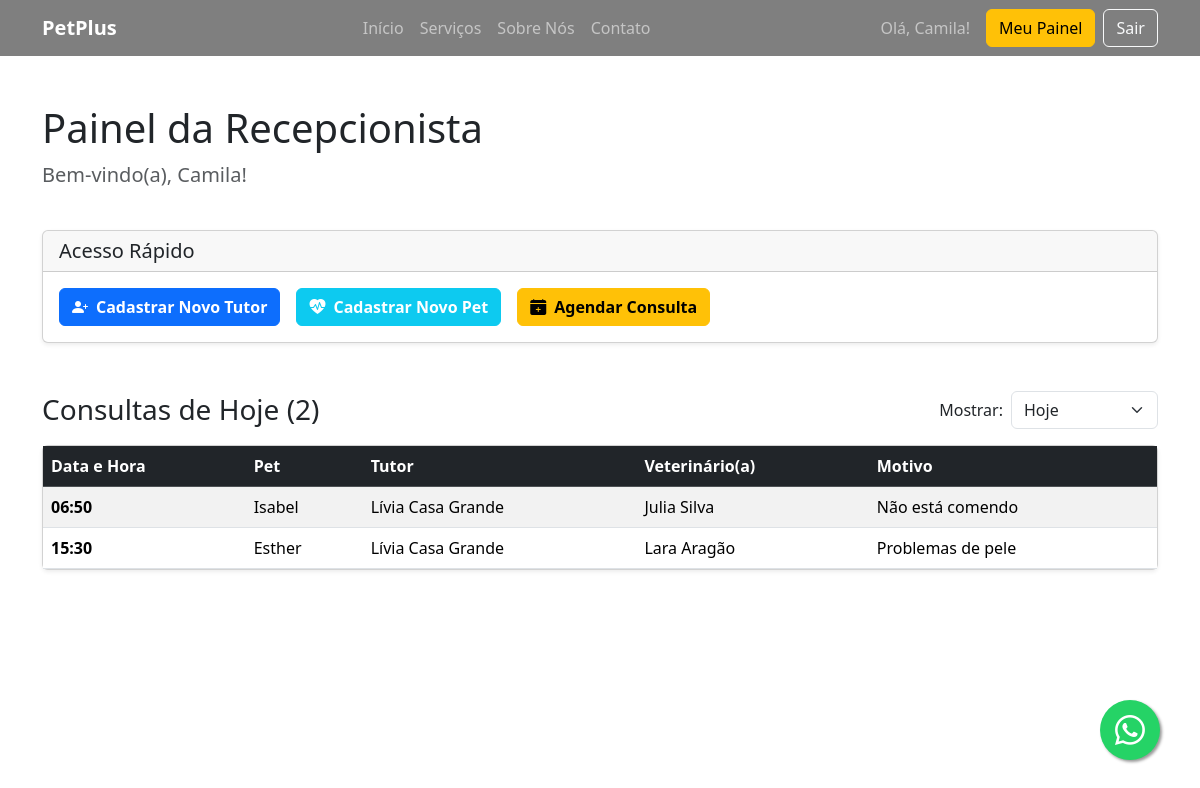
The app's page /painel/recepcionista/ (signed in) with its own data.
### core/models.py (models this page shows, shortened)
class Usuario(AbstractUser):
    email = models.EmailField(unique=True)
    SEXO = [
        ('M', 'Masculino'),
        ('F', 'Feminino'),
        ('O', 'Outros'),
    ]
    cpf = models.CharField(max_length=11, unique=True, blank=False, null=False)
    telefone = models.CharField(max_length=15)
    data_nascimento = models.DateField(null=True, blank=True)
    sexo = models.CharField(max_length=1, choices=SEXO)
    endereco = models.TextField(blank=False, null=False)

class Consulta(models.Model):
    animal = models.ForeignKey(Animal, on_delete=models.CASCADE)
    veterinario = models.ForeignKey(
        settings.AUTH_USER_MODEL,
        on_delete=models.SET_NULL,
        null=True,
        limit_choices_to={'groups__name' : 'Veterinarios'}
    )
    data = models.DateTimeField(blank=False, null=False)
    motivo = models.TextField(blank=False, null=False)
    observacoes = models.TextField(blank=True)

class Animal(models.Model):
    ESPECIES = [
        ('C', 'Cachorro'),
        ('G', 'Gato'),
        ('O', 'Outros'),
    ]
    SEXO = [
        ('M', 'Macho'),
        ('F', 'Fêmea'),
    ]
    nome = models.CharField(max_length=100)
    dono = models.ForeignKey(Cliente, on_delete=models.CASCADE, related_name='animais', blank=False, null=False)
    especie = models.CharField(max_length=1, choices=ESPECIES)
    raca = models.CharField(max_length=100)
    data_nascimento = models.DateField(null=True, blank=True)
    peso = models.DecimalField(max_digits=5, decimal_places=2, null=True, blank=True)
    sexo = models.CharField(max_length=1, choices=SEXO)
    observacoes = models.TextField(blank=True)

class Cliente(models.Model):
    SEXO = [
        ('M', 'Masculino'),
        ('F', 'Feminino'),
        ('O', 'Outros'),
    ]
    ESTADO_CIVIL = [
        ('S', 'Solteiro(a)'),
        ('C', 'Casado(a)'),
        ('D', 'Divorciado(a)'),
        ('V', 'Viúvo(a)'),
    ]
    ATENDIMENTO = [
        ('W', 'Whatsapp'),
        ('E', 'Email'),
        ('A', 'Ambos'),
    ]
    nome = models.CharField(max_length=100)
    email = models.EmailField()
    cpf = models.CharField(max_length=11, unique=True, blank=False, null=False)
    telefone = models.CharField(max_length=15)
    data_nascimento = models.DateField(null=False, blank=False)
    sexo = models.CharField(max_length=1, choices=SEXO)
    estado_civil = models.CharField(max_length=1, choices=ESTADO_CIVIL)
    preferencia_de_atendimento = models.CharField(max_length=1, choices=ATENDIMENTO)
    endereco = models.TextField(blank=False, null=False)

### website/views.py (the view)
# urls.py: path('painel/recepcionista/', views.dashboard_recepcionista, name='dashboard_recepcionista'),
@login_required
def dashboard_recepcionista(request):
    filtro_selecionado = request.GET.get('filtro', request.session.get('filtro_agenda', 'hoje'))
    request.session['filtro_agenda'] = filtro_selecionado
    hoje = date.today()
    consultas = Consulta.objects.all() # Começa com todas as consultas
    filtro_label = "Todas as Consultas" # Título padrão
    if filtro_selecionado == 'hoje':
        consultas = consultas.filter(data__date=hoje)
        filtro_label = "Consultas de Hoje"
    elif filtro_selecionado == 'semana':
        inicio_semana = hoje - timedelta(days=hoje.weekday())
        fim_semana = inicio_semana + timedelta(days=6)
        consultas = consultas.filter(data__date__range=[inicio_semana, fim_semana])
        filtro_label = "Consultas desta Semana"
    elif filtro_selecionado == 'mes':
        consultas = consultas.filter(data__year=hoje.year, data__month=hoje.month)
        filtro_label = "Consultas deste Mês"
    elif filtro_selecionado == 'ano':
        consultas = consultas.filter(data__year=hoje.year)
        filtro_label = "Consultas deste Ano"
    consultas_filtradas = consultas.order_by('data')
    context = {
        'consultas': consultas_filtradas,
        'filtro_selecionado': filtro_selecionado,
        'filtro_label': filtro_label,
    }
    return render(request, 'website/dashboard_recepcionista.html', context)

### templates/website/dashboard_recepcionista.html (shortened to what this page needs)
{% extends 'base.html' %}
{% block content %}
<div class="container my-5">
    <div class="d-flex justify-content-between align-items-center mb-4">
        <div>
            <h1 class="display-6">Painel da Recepcionista</h1>
            <p class="lead text-muted">Bem-vindo(a), {{ user.first_name|default:user.username }}!</p>
        </div>
    </div>
    <div class="card shadow-sm mb-5">
        <div class="card-header">
            <h5 class="mb-0">Acesso Rápido</h5>
        </div>
        <div class="card-body d-flex gap-3">
            <a href="/admin/core/cliente/add/" class="btn btn-primary fw-bold"><i class="bi bi-person-plus-fill me-2"></i>Cadastrar Novo Tutor</a>
            <a href="/admin/core/animal/add/" class="btn btn-info fw-bold text-white"><i class="bi bi-heart-pulse-fill me-2"></i>Cadastrar Novo Pet</a>
            <a href="/admin/core/consulta/add/" class="btn btn-warning fw-bold"><i class="bi bi-calendar-plus-fill me-2"></i>Agendar Consulta</a>
        </div>
    </div>
    <div class="d-flex justify-content-between align-items-center mb-3">
        <h3 class="mb-0">{{ filtro_label }} ({{ consultas.count }})</h3>
        <form method="get" class="d-flex align-items-center gap-2">
            <label for="filtro" class="form-label mb-0">Mostrar:</label>
            <select name="filtro" id="filtro" class="form-select" style="width: auto;" onchange="this.form.submit()">
                <option value="hoje" {% if filtro_selecionado == 'hoje' %}selected{% endif %}>Hoje</option>
            </select>
        </form>
    </div>
    <div class="card shadow-sm">
        <div class="table-responsive">
            <table class="table table-striped table-hover mb-0">
                <thead class="table-dark">
                    <tr>
                        <th scope="col">Data e Hora</th>
                        <th scope="col">Pet</th>
                        <th scope="col">Tutor</th>
                        <th scope="col">Veterinário(a)</th>
                        <th scope="col">Motivo</th>
                    </tr>
                </thead>
                <tbody>
                    {% for consulta in consultas %}
                    <tr>
                        {% if filtro_selecionado != 'hoje' %}
                            <th scope="row">{{ consulta.data|date:"d/m/Y H:i" }}</th>
                        {% else %}
                             <th scope="row">{{ consulta.data|time:"H:i" }}</th>
                        {% endif %}
                        <td>{{ consulta.animal.nome }}</td>
                        <td>{{ consulta.animal.dono.nome }}</td>
                        <td>{{ consulta.veterinario.get_full_name|default:consulta.veterinario.username }}</td>
                        <td>{{ consulta.motivo }}</td>
                    </tr>
                    {% empty %}
                    <tr>
                        <td colspan="5" class="text-center text-muted py-4">
                            Nenhuma consulta encontrada para este período.
                        </td>
                    </tr>
                    {% endfor %}
                </tbody>
            </table>
        </div>
    </div>
</div>
{% endblock %}

### templates/base.html (shortened to what this page needs)
{% load static %}
<!doctype html>
<html lang="pt-br">
<head>
    <link href="https://cdn.jsdelivr.net/npm/bootstrap@5.3.7/dist/css/bootstrap.min.css" rel="stylesheet">
    <link rel="stylesheet" href="https://cdn.jsdelivr.net/npm/bootstrap-icons@1.11.3/font/bootstrap-icons.min.css">
    <link rel="stylesheet" href="{% static 'css/website.css' %}">
</head>
<body>
    <nav class="navbar navbar-expand-lg navbar-dark fixed-top">
        <div class="container">
            <a class="navbar-brand fw-bold" href="{% url 'home' %}">PetPlus</a>
            <div class="collapse navbar-collapse" id="navbarNav">
                <ul class="navbar-nav mx-auto">
                    <li class="nav-item"><a class="nav-link" href="#">Início</a></li>
                    <li class="nav-item"><a class="nav-link" href="#">Serviços</a></li>
                    <li class="nav-item"><a class="nav-link" href="#">Sobre Nós</a></li>
                    <li class="nav-item"><a class="nav-link" href="#">Contato</a></li>
                </ul>
                <div class="d-flex align-items-center">
                    {% if user.is_authenticated %}
                        <span class="navbar-text me-3">
                            Olá, {{ user.first_name|default:user.username }}!
                        </span>
                        <a href="{% url 'redirect_apos_login' %}" class="btn btn-warning me-2">Meu Painel</a>
                        <form action="{% url 'logout' %}" method="post" class="d-inline">
                            <button type="submit" class="btn btn-outline-light">Sair</button>
                        </form>
                    {% else %}
                        <a href="{% url 'login' %}" class="btn btn-outline-light">Login</a>
                    {% endif %}
                </div>
            </div>
        </div>
    </nav>
    <a href="https://api.whatsapp.com/send?phone=SEUNUMERO&text=Olá! Gostaria de mais informações." class="whatsapp-float" target="_blank">
        <i class="bi bi-whatsapp"></i>
    </a>
	<div class="container-fluid p-0">
        {% block content %}
        {% endblock %}
    </div>
</body>
</html>

### static/css/website.css (style rules this page uses)
body { padding-top: 56px; }
.navbar { background-color: rgba(0, 0, 0, 0.5) !important; backdrop-filter: blur(10px); -webkit-backdrop-filter: blur(10px); }
.whatsapp-float { position: fixed; width: 60px; height: 60px; bottom: 40px; right: 40px; background-color: #25d366; color: #FFF; border-radius: 50px; text-align: center; font-size: 30px; box-shadow: 2px 2px 3px #999; z-index: 100; display: flex; align-items: center; justify-content: center; transition: transform 0.2s ease-in-out; }

### records on screen
Usuario: first_name "Camila"
Consulta: data "06:50", animal.nome "Isabel", animal.dono.nome "Lívia Casa Grande", veterinario.get_full_name "Julia Silva", motivo "Não está comendo"
Consulta: data "15:30", animal.nome "Esther", animal.dono.nome "Lívia Casa Grande", veterinario.get_full_name "Lara Aragão", motivo "Problemas de pele"

### other values on screen
{{ filtro_label }} "Consultas de Hoje"
{{ consultas.count }} "2"
